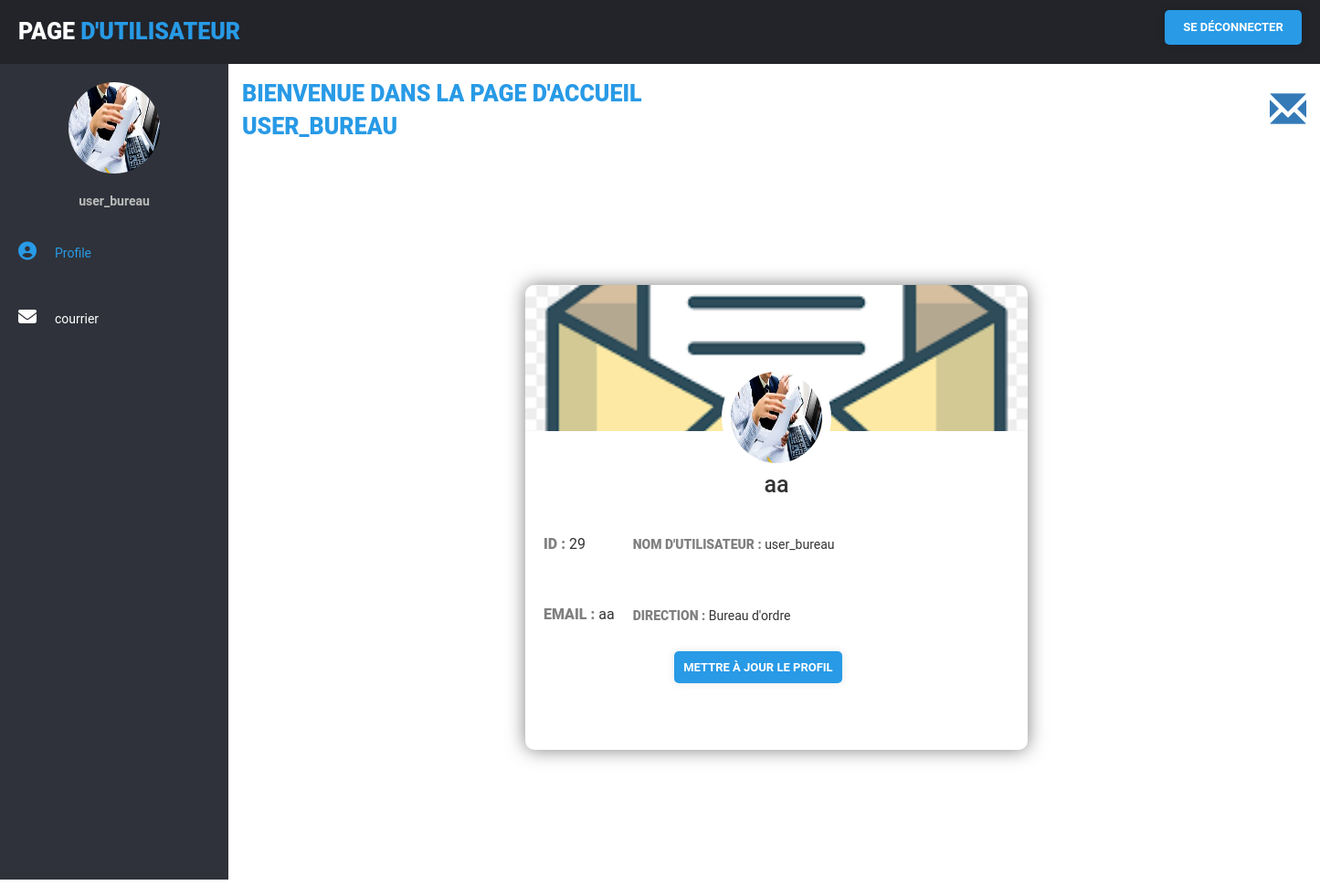
Page /app_web_final/home_profil.php (signed in) on the committed database.
### tables this page shows
CREATE TABLE `user_form` (
  `id` int(11) NOT NULL,
  `name` varchar(255) NOT NULL,
  `email` varchar(255) NOT NULL,
  `utilname` varchar(255) NOT NULL,
  `password` varchar(255) NOT NULL,
  `image` varchar(255) NOT NULL,
  `direction` varchar(255) NOT NULL,
  `utiltype` varchar(50) NOT NULL DEFAULT 'Utilisateur'
);

CREATE TABLE `direction` (
  `direc_id` int(11) NOT NULL,
  `direc_name` varchar(70) NOT NULL,
  `detail` text NOT NULL,
  `util_id` int(11) NOT NULL DEFAULT 1
);

### app_web_final/home_profil.php (the view, shortened to what this page needs)
<?php
include 'config.php';
$user_id = $_SESSION['user_id'];
$name = $_SESSION['name'];
?>
<!DOCTYPE html>
<html lang="en">
<head>
    <link rel="stylesheet" href="css/style2.css">
  <link rel="stylesheet" href="https://maxcdn.bootstrapcdn.com/bootstrap/3.3.6/css/bootstrap.min.css" />
</head>
<body>
        <div class="wrapper">
            <div class="header">
                <div class="header-menu">
                    <div class="title">Page <span>d'utilisateur</span></div>
                    <ul>
                    <a href="home_profil.php?logout=<?php echo $user_id; ?>" class="btn1">Se déconnecter</a>
                    </ul>
                </div>
            </div>
            <div class="sidebar">
                <div class="sidebar-menu">
                    <center class="profile">
                    <?php
      $select = mysqli_query($conn, "SELECT * FROM `user_form` WHERE id = '$user_id'") or die('query failed');
      if(mysqli_num_rows($select) > 0){
         $fetch = mysqli_fetch_assoc($select);
      }
      if($fetch['image'] == ''){
         echo '<img src="images/default-avatar.png">';
      }else{
         echo '<img src="uploaded_img/'.$fetch['image'].'">';
      }
$a=$fetch['direction'];
      $sel = mysqli_query($conn, "SELECT direc_name FROM `direction` WHERE direc_id = '$a'") or die('query failed');
      if(mysqli_num_rows($select) > 0){
      $fet = mysqli_fetch_assoc($sel);
      }
   ?>
                        <p><?php echo $name; ?></p>
                    </center>
                    <li class="item" id="profile">
                        <a href="home_profil.php" class="menu-btn">
                            <i style="color:#289ae6" class="fas fa-user-circle"></i><span style="color:#289ae6">Profile </span>
                        </a>
                    </li>
                    <li class="item" id="messages">
                        <a href="consulter_courrier.php" class="menu-btn">
                            <i class="fas fa-envelope"></i><span>courrier </span>
                        </a>
                    </li>
                </div>
            </div>
            <div class="main-container">
            <table><td>
            <p class="bv">bienvenue dans la page d'accueil
  <?php echo $name; ?> </p> </td>
            <td> </td>
<td>
            <ul>
      <li class="dropdown">
       <a href="#" class="dropdown-toggle" data-toggle="dropdown"><span class="label label-pill label-danger count" style="border-radius:10px;"></span> <span class="glyphicon glyphicon-envelope" style="font-size:40px;"></span></a>
      </li>
     </ul>
</td>
   </table>
            <div class="container">
            <div class="cardv">
      <div class="card-imagev">
        <img src="images/1.png" alt="">
      </div>
      <div class="profile-imagev">
      <?php
      $select = mysqli_query($conn, "SELECT * FROM `user_form` WHERE id = '$user_id'") or die('query failed');
      if(mysqli_num_rows($select) > 0){
         $fetch = mysqli_fetch_assoc($select);
      }
      if($fetch['image'] == ''){
         echo '<img src="images/default-avatar.png">';
      }else{
         echo '<img src="uploaded_img/'.$fetch['image'].'">';
      }
   ?>
      </div>
      <div class="card-contentv">
        <h3><?php echo $fetch['name']; ?></h3>
        <br><br>
        <table>
           <tr>
        <td><p><span class="bl">id : </span><?php echo $fetch['id']; ?> </td><td> <span class="bl">Nom d'utilisateur : </span><?php echo $fetch['utilname']; ?></p>
        <tr><td><br><br></td></tr>
      </td></tr><tr> <td><p><span class="bl">email : </span><?php echo $fetch['email']; ?> </td><td> <span class="bl">direction : </span><?php echo $fet['direc_name']; ?></p> </td>
   </table>
   <br>
   <table>
           <tr><td>&nbsp &nbsp &nbsp &nbsp &nbsp &nbsp &nbsp &nbsp &nbsp &nbsp &nbsp &nbsp &nbsp &nbsp &nbsp &nbsp &nbsp &nbsp &nbsp &nbsp &nbsp &nbsp &nbsp &nbsp </td>
         <td><a href="update_profile.php" class="btn1">mettre à jour le profil</a></td>
         </tr></table>
   <br><br> <br><br>
      </div>
    </div>
    </div>
      </body>
</html>

### app_web_final/css/style2.css (style rules this page uses)
:root { --blue:#3498db; --dark-blue:#2980b9; --red:#e74c3c; --dark-red:#c0392b; --black:#333; --white:#fff; --light-bg:#eee; --box-shadow:0 5px 10px rgba(0,0,0,.1); }
* { font-family: 'Poppins', sans-serif; margin:0; padding:0; box-sizing: border-box; outline: none; border: none; text-decoration: none; }
.container { min-height: 100vh; background-color: white; display: flex; align-items: center; justify-content: center; padding:20px; }
* { margin: 0; padding: 0; list-style: none; text-decoration: none; box-sizing: border-box; font-family: "Roboto", sans-serif; }
body { background: #fff; }
.wrapper .header { z-index: 1; background: #22242A; position: fixed; width: calc(100% - 0%); height: 70px; display: flex; top: 0; }
.wrapper .header .header-menu { width: calc(100% - 0%); height: 100%; display: flex; justify-content: space-between; align-items: center; padding: 0 20px; }
.wrapper .header .header-menu .title { color: #fff; font-size: 25px; text-transform: uppercase; font-weight: 900; }
.wrapper .header .header-menu .title span { color: #289ae6; }
.wrapper .header .header-menu ul { display: flex; }
.wrapper .sidebar { z-index: 1; background: #2F323A; position: fixed; top: 70px; width: 250px; height: calc(100% - 9%); transition: 0.3s; transition-property: width; overflow-y: auto; }
.wrapper .sidebar .sidebar-menu { overflow: hidden; }
.wrapper .sidebar .sidebar-menu .profile img { margin: 20px 0; width: 100px; height: 100px; border-radius: 50%; }
.wrapper .sidebar .sidebar-menu .profile p { color: #bbb; font-weight: 700; margin-bottom: 10px; }
.wrapper .sidebar .sidebar-menu .item { width: 250px; overflow: hidden; }
.wrapper .sidebar .sidebar-menu .item .menu-btn { display: block; color: #fff; position: relative; padding: 25px 20px; transition: 0.3s; transition-property: color; }
.wrapper .sidebar .sidebar-menu .item .menu-btn i { margin-right: 20px; }
.wrapper .main-container { width: (100% - 250px); margin-top: 70px; margin-left: 250px; padding: 15px; }
.bv { color: #289ae6; font-size: 25px; text-transform: uppercase; font-weight: 900; }
.btn1 { font-family: "Roboto", sans-serif; font-size: 13px; font-weight: bold; background: #289ae6; width: 150px; padding: 10px; text-align: center; text-decoration: none; text-transform: uppercase; color: #fff; border-radius: 5px; cursor: pointer; box-shadow: 0 0 10px rgba(0, 0, 0, 0.1); -webkit-transition-duration: 0.3s; transition-duration: 0.3s; -webkit-transition-property: box-shadow, transform; transition-property: box-shadow, transform; }

### app_web_final/home_profil.php (style rules this page uses)
.fas { font-size: 20px; }
.cardv { font-family: "Candara", sans-serif; width: 550px; overflow: hidden; background: #fff; border-radius: 10px; box-shadow: 0 0 20px rgba(0, 0, 0, 0.5); display: flex; flex-direction: column; }
.card-imagev img { width: 100%; height: 160px; border-top-left-radius: 10px; border-top-right-radius: 10px; object-fit: cover; }
.profile-imagev img { z-index: 1; width: 120px; height: 120px; position: relative; margin-top: -75px; display: block; margin-left: auto; margin-right: auto; border-radius: 100px; border: 10px solid #fff; transition-duration: 0.4s; transition-property: transform; }
.card-contentv h3 { font-size: 25px; text-align: center; margin: 0; }
.card-contentv p { font-size: 16px; text-align: justify; padding: 0 20px 5px 20px; }
.bl { text-transform: uppercase; font-weight: 900; color: gray; }

### rows in the picture
user_form: image (picture), name "aa", id "29", utilname "user_bureau", email "aa"
direction: direc_name "Bureau d'ordre"

### other values in the picture
$name "user_bureau"
$name "USER_BUREAU"
